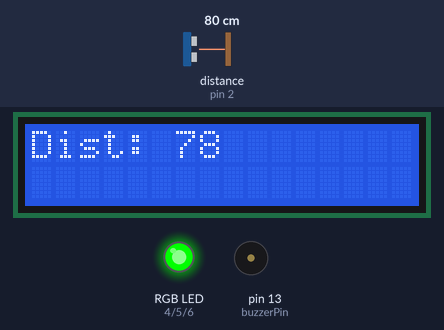
A sketch run on a simulated Arduino Uno, built with avr-gcc and run on an emulated ATmega328P. On the bench: 16×2 character LCD, an RGB LED mixed from three pins (HIGH = lit), buzzer (waves = sounding). Wiring (inferred from the names in the program): ultrasonic range finder: trigger pin 3; echo pin 2. Inputs (shaded band) come from the test bench; at power-on: distance to the obstacle (sensor on pin 2) 80 cm. The echo pulse lasts 58.3 µs per cm; pins used as bus, display or sensor lines are not drawn.

Above: at 1.2 s.
1.3 s: distance to the obstacle (sensor on pin 2) set to 2 cm
At 2.3 s:
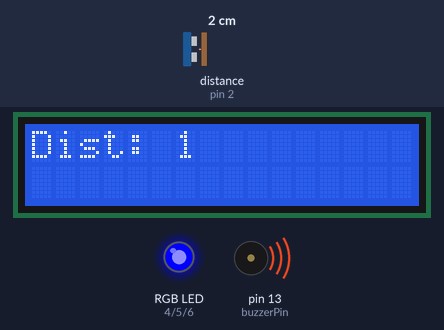
3.4 s: distance to the obstacle (sensor on pin 2) set to 35 cm
At 4.2 s:
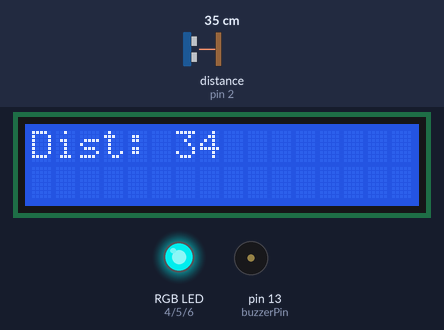
5.2 s: distance to the obstacle (sensor on pin 2) set to 4 cm
At 6.4 s:
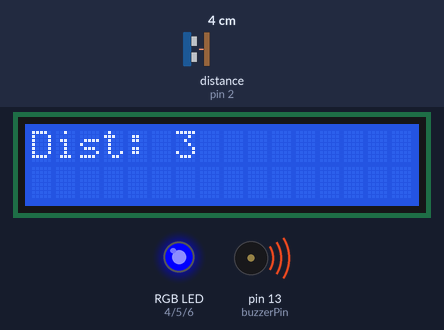
6.7 s: distance to the obstacle (sensor on pin 2) set to 60 cm
At 7.3 s:
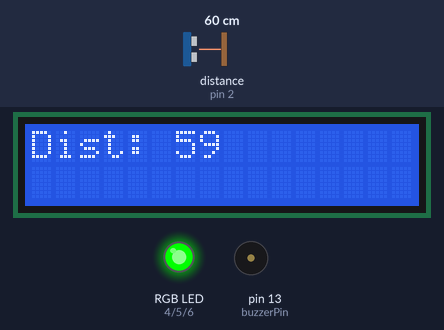
9.1 s: distance to the obstacle (sensor on pin 2) set to 27 cm
At 10.6 s:
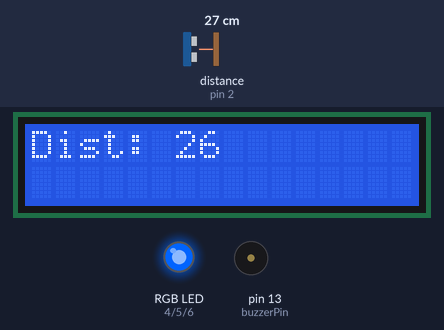
11.4 s: distance to the obstacle (sensor on pin 2) set to 120 cm
At 12.9 s:
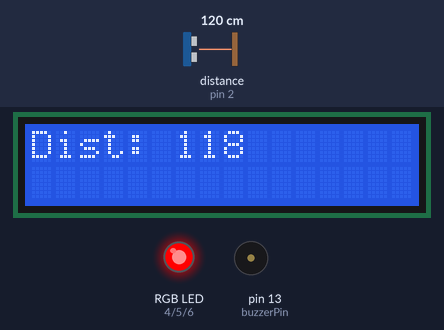
Timing chart, 0 to 14.3 s (numbered marks = the images above; inputs shaded):
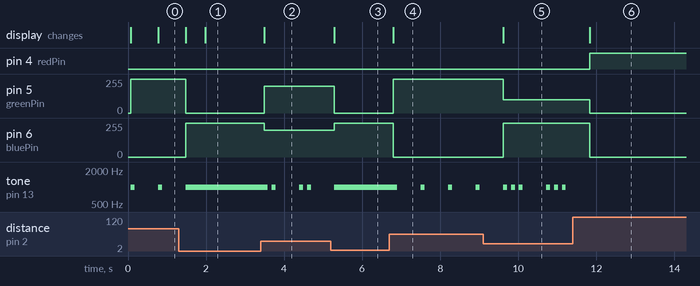

Measured:
- after the input at 1.3 s, pin 5 (greenPin): 255/255 → 0/255 after 0.18 s; pin 6 (bluePin): 0/255 → 255/255 after 0.18 s; tone on pin 13 (buzzerPin): goes on until 1.5 s, then stays 1000 Hz; the display: first changes after 0.18 s (image 1 shows a later state)
- after the input at 3.4 s, pin 5 (greenPin): 0/255 → 200/255 after 0.09 s; pin 6 (bluePin): 255/255 → 200/255 after 0.09 s; tone on pin 13 (buzzerPin): goes silent 0.10 s, 1000 Hz 0.10 s, silent 0.60 s, 1000 Hz 0.10 s, silent 0.10 s, 1000 Hz 0.10 s, then silent, starting after 0.19 s; the display: changes after 0.09 s (image 2)
- after the input at 5.2 s, pin 5 (greenPin): 200/255 → 0/255 after 0.09 s; pin 6 (bluePin): 200/255 → 255/255 after 0.09 s; tone on pin 13 (buzzerPin): goes on until 5.3 s, then stays 1000 Hz; the display: changes after 0.09 s (image 3)
- after the input at 6.7 s, pin 5 (greenPin): 0/255 → 255/255 after 0.10 s; pin 6 (bluePin): 255/255 → 0/255 after 0.10 s; tone on pin 13 (buzzerPin): alternates 1000 Hz for 0.10 s and silent for 0.61 s, starting after 0.20 s; the display: changes after 0.10 s (image 4)
- after the input at 9.1 s, pin 5 (greenPin): 255/255 → 100/255 after 0.52 s; pin 6 (bluePin): 0/255 → 255/255 after 0.52 s; the display: changes after 0.52 s (image 5)
- after the input at 11.4 s, pin 4 (redPin): LOW → HIGH after 0.43 s; pin 5 (greenPin): 100/255 → 0/255 after 0.43 s; pin 6 (bluePin): 255/255 → 0/255 after 0.43 s; tone on pin 13 (buzzerPin): stops changing and stays silent; the display: changes after 0.43 s (image 6)
- by itself, tone on pin 13 (buzzerPin): alternates 1000 Hz for 0.10 s and silent for 0.61 s

The sketch:

parktronic.ino
```cpp
#include <LiquidCrystal.h>  // Подключаем стандартную библиотеку для LCD-дисплея

// Инициализация LCD-дисплея (RS, E, D4, D5, D6, D7)
LiquidCrystal lcd(7, 8, 9, 10, 11, 12);

// Пины для HC-SR04
const int trigPin = 3;
const int echoPin = 2;

// Пины для RGB светодиода
const int redPin = 4;
const int greenPin = 5;
const int bluePin = 6;

// Пин для пьезо-пищалки
const int buzzerPin = 13;

// Переменные для хранения времени и расстояния
long duration;
int distance;

void setup() {
  // Настройка пинов для HC-SR04
  pinMode(trigPin, OUTPUT);
  pinMode(echoPin, INPUT);

  // Настройка пинов для RGB светодиода
  pinMode(redPin, OUTPUT);
  pinMode(greenPin, OUTPUT);
  pinMode(bluePin, OUTPUT);

  // Настройка пина для пьезо-пищалки
  pinMode(buzzerPin, OUTPUT);

  // Инициализация LCD-дисплея 16x2
  lcd.begin(16, 2);
  lcd.print("Dist:");  // Печатаем начальный текст
}

void loop() {
  // Генерация ультразвукового импульса
  digitalWrite(trigPin, LOW);
  delayMicroseconds(2);
  digitalWrite(trigPin, HIGH);
  delayMicroseconds(10);
  digitalWrite(trigPin, LOW);

  // Чтение импульса Echo и расчет расстояния
  duration = pulseIn(echoPin, HIGH);
  distance = duration * 0.034 / 2;  // Расчет расстояния в сантиметрах

  // Отображение расстояния на LCD-дисплее
  lcd.setCursor(6, 0);    // Устанавливаем курсор после "Dist:"
  lcd.print("    ");      // Очищаем предыдущие цифры
  lcd.setCursor(6, 0);    // Снова устанавливаем курсор
  lcd.print(distance);    // Печатаем новое значение

  // Логика изменения цвета RGB светодиода и звуковых сигналов
  if (distance > 100) {
    // Если препятствий нет (дальше 100 см) — синий цвет, звук выключен
    setColor(255, 0, 0);  // Синий
    noTone(buzzerPin);    // Отключаем звук
  } else if (distance > 50 && distance <= 100) {
    // Препятствие далеко (50–100 см) — зеленый цвет, один короткий сигнал
    setColor(0, 255, 0);  // Зеленый
    playBeep(1);
  } else if (distance > 30 && distance <= 50) {
    // Препятствие приближается (30–50 см) — желтый цвет, два коротких сигнала
    setColor(0, 200, 200);  // Желтый
    playBeep(2);
  } else if (distance > 20 && distance <= 30) {
    // Препятствие близко (20–30 см) — оранжевый цвет, три коротких сигнала
    setColor(0, 100, 255);  // Оранжевый
    playBeep(3);
  } else if (distance <= 15) {
    // Препятствие очень близко (меньше 15 см) — красный цвет, постоянный звук
    setColor(0, 0, 255);  // Красный
    tone(buzzerPin, 1000);  // Постоянный звук
  }

  delay(500);  // Задержка перед следующим измерением
}

// Функция установки цвета на RGB светодиоде
void setColor(int red, int green, int blue) {
  analogWrite(redPin, red);
  analogWrite(greenPin, green);
  analogWrite(bluePin, blue);
}

// Функция для проигрывания звуковых сигналов
void playBeep(int count) {
  for (int i = 0; i < count; i++) {
    tone(buzzerPin, 1000);   // Включаем звук с частотой 1000 Гц
    delay(100);              // Задержка для короткого сигнала
    noTone(buzzerPin);       // Отключаем звук
    delay(100);              // Задержка между сигналами
  }
}
```
